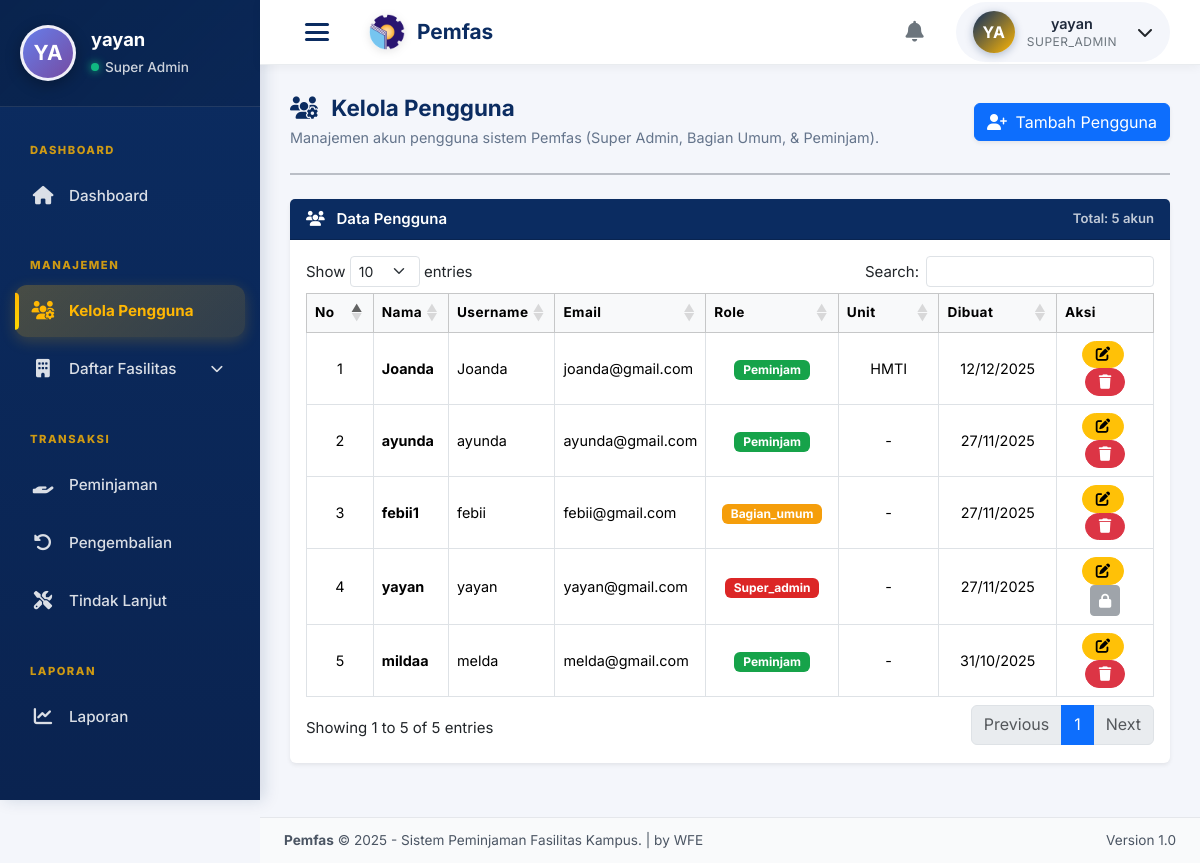
Screenshot of /super_admin/kelola_pengguna.php (signed in) with the database file from the repository.
### tables this page shows
CREATE TABLE `users` (
  `id_user` int(11) NOT NULL,
  `nama` varchar(100) NOT NULL,
  `username` varchar(50) NOT NULL,
  `password` varchar(255) NOT NULL,
  `email` varchar(100) DEFAULT NULL,
  `role` enum('super_admin','bagian_umum','peminjam') DEFAULT 'peminjam',
  `created` timestamp NOT NULL DEFAULT current_timestamp(),
  `last_login` datetime DEFAULT NULL,
  `id_unit` int(11) DEFAULT NULL
);

### super_admin/kelola_pengguna.php (the view, shortened to what this page needs)
<?php
include '../config/koneksi.php';
$unitOptions = [];
$stmtCekUnit = $conn->prepare("SHOW TABLES LIKE 'unit'");
$stmtCekUnit->execute();
$resCekUnit = $stmtCekUnit->get_result();
if ($resCekUnit && $resCekUnit->num_rows > 0) {
    $stmtUnit = $conn->prepare("SELECT id_unit, nama_unit FROM unit ORDER BY nama_unit ASC");
    $stmtUnit->execute();
    $resUnit = $stmtUnit->get_result();
    while ($u = $resUnit->fetch_assoc()) {
        $unitOptions[(int)$u['id_unit']] = $u['nama_unit'];
    }
}
$result = null;
$stmtUsers = $conn->prepare("SELECT * FROM users ORDER BY id_user DESC");
if ($stmtUsers) {
    $stmtUsers->execute();
    $result = $stmtUsers->get_result();
}
include '../includes/admin/header.php';
include '../includes/admin/sidebar.php';
?>
<div id="layoutSidenav_content">
    <?php include '../includes/admin/navbar.php'; ?>
    <main>
        <div class="container-fluid">
            <div class="d-flex justify-content-between align-items-center mb-4">
                <div>
                    <h2 class="fw-bold text-primary mb-1 user-header-title">
                        <i class="fas fa-users-cog me-2"></i>
                        Kelola Pengguna
                    </h2>
                    <p class="text-muted mb-0 user-header-subtitle">
                        Manajemen akun pengguna sistem Pemfas (Super Admin, Bagian Umum, &amp; Peminjam).
                    </p>
                </div>
                <a href="tambah_pengguna.php" class="btn btn-primary shadow-sm">
                    <i class="fas fa-user-plus me-1"></i> Tambah Pengguna
                </a>
            </div>
            <hr class="mt-0 mb-4" style="border-top: 2px solid #0f172a; opacity: .25;">
            <div class="card shadow-sm mb-4 border-0 card-user">
                <div class="card-header bg-primary text-white fw-semibold d-flex justify-content-between align-items-center">
                    <span><i class="fas fa-users me-2"></i> Data Pengguna</span>
                    <span class="small opacity-75">Total: <?= $result ? $result->num_rows : 0; ?> akun</span>
                </div>
                <div class="card-body">
                    <div class="table-responsive">
                        <table id="datatablesSimple" class="table table-bordered table-hover align-middle mb-0">
                            <thead class="table-light">
                                <tr class="text-center">
                                    <th style="width: 50px;">No</th>
                                    <th>Nama</th>
                                    <th>Username</th>
                                    <th>Email</th>
                                    <th style="width: 120px;">Role</th>
                                    <th style="width: 120px;">Unit</th>
                                    <th style="width: 120px;">Dibuat</th>
                                    <th style="width: 130px;">Aksi</th>
                                </tr>
                            </thead>
                            <tbody>
                                <?php if ($result && $result->num_rows > 0):
                                    $no = 1;
                                    while ($row = $result->fetch_assoc()):
                                        $roleBadge = [
                                            'super_admin' => 'danger',
                                            'bagian_umum' => 'warning',
                                            'peminjam'    => 'success'
                                        ][$row['role']] ?? 'secondary';
                                        if (!empty($unitOptions) && isset($unitOptions[(int)$row['id_unit']])) {
                                            $nama_unit = $unitOptions[(int)$row['id_unit']];
                                        } elseif (!empty($row['id_unit'])) {
                                            $nama_unit = 'Unit #' . (int)$row['id_unit'];
                                        } else {
                                            $nama_unit = '-';
                                        }
                                ?>
                                <tr>
                                    <td class="text-center"><?= $no++; ?></td>
                                    <td><strong><?= htmlspecialchars($row['nama']); ?></strong></td>
                                    <td><?= htmlspecialchars($row['username']); ?></td>
                                    <td><?= htmlspecialchars($row['email']); ?></td>
                                    <td class="text-center">
                                        <span class="badge badge-role bg-<?= $roleBadge; ?> text-capitalize">
                                            <?= htmlspecialchars($row['role']); ?>
                                        </span>
                                    </td>
                                    <td class="text-center"><?= htmlspecialchars($nama_unit); ?></td>
                                    <td class="text-center">
                                        <?= $row['created'] ? date('d/m/Y', strtotime($row['created'])) : '-'; ?>
                                    </td>
                                    <td class="text-center">
                                        <button
                                            class="btn btn-sm btn-warning me-1 btn-edit-user"
                                            data-bs-toggle="modal"
                                            data-bs-target="#modalEditUser"
                                            data-id="<?= $row['id_user']; ?>"
                                            data-nama="<?= htmlspecialchars($row['nama'], ENT_QUOTES); ?>"
                                            data-username="<?= htmlspecialchars($row['username'], ENT_QUOTES); ?>"
                                            data-email="<?= htmlspecialchars($row['email'], ENT_QUOTES); ?>"
                                            data-role="<?= htmlspecialchars($row['role'], ENT_QUOTES); ?>"
                                            data-id_unit="<?= (int)$row['id_unit']; ?>"
                                            title="Edit Pengguna"
                                        >
                                            <i class="fas fa-edit"></i>
                                        </button>
                                        <?php if ($row['id_user'] != $id_user_login): ?>
                                        <a href="kelola_pengguna.php?hapus=<?= $row['id_user']; ?>"
                                           class="btn btn-sm btn-danger btn-delete-user"
                                           onclick="return confirm('Yakin ingin menghapus pengguna <?= htmlspecialchars($row['nama']); ?>?')"
                                           title="Hapus Pengguna">
                                            <i class="fas fa-trash"></i>
                                        </a>
                                        <?php else: ?>
                                        <button class="btn btn-sm btn-secondary" disabled title="Tidak bisa hapus diri sendiri">
                                            <i class="fas fa-lock"></i>
                                        </button>
                                        <?php endif; ?>
                                    </td>
                                </tr>
                                <?php endwhile; endif; ?>
                            </tbody>
                        </table>
                    </div>
                </div>
            </div>
        </div>
    </main>
    <footer class="footer-admin">
        <div class="d-flex justify-content-between align-items-center">
            <div>
                <strong>Pemfas</strong> &copy; <?= date('Y'); ?> - Sistem Peminjaman Fasilitas Kampus. | by WFE
            </div>
            <div>
                Version 1.0
            </div>
        </div>
    </footer>
</div>
<?php include '../includes/admin/footer.php'; ?>
<link rel="stylesheet" href="https://cdn.datatables.net/1.13.6/css/dataTables.bootstrap5.min.css">

### assets/css/admin.css (style rules this page uses)
:root { --primary-color: #0b2c61; --secondary-color: #0a2350; --accent-color: #ffb703; --light-bg: #f4f6fb; --dark-text: #1e293b; --muted-text: #64748b; --border-color: #e5e7eb; --success-color: #16a34a; --warning-color: #f59e0b; --danger-color: #dc2626; --info-color: #0dcaf0; --sidebar-width: 260px; --navbar-height: 65px; }
*, *::before, *::after { margin: 0; padding: 0; box-sizing: border-box; }
html { scroll-behavior: smooth; height: 100%; }
body { font-family: 'Inter', 'Poppins', -apple-system, BlinkMacSystemFont, 'Segoe UI', 'Roboto', sans-serif; background: var(--light-bg); color: var(--dark-text); font-size: 15px; line-height: 1.6; overflow-x: hidden; min-height: 100vh; -webkit-font-smoothing: antialiased; -moz-osx-font-smoothing: grayscale; }
#layoutSidenav_content { margin-left: var(--sidebar-width); flex: 1; width: calc(100% - var(--sidebar-width)); min-height: 100vh; display: flex; flex-direction: column; background: var(--light-bg); transition: all 0.3s cubic-bezier(0.4, 0, 0.2, 1); }
main { flex: 1; padding: 30px; width: 100%; background: var(--light-bg); animation: fadeIn 0.5s ease; }
.container-fluid { width: 100%; max-width: 100%; padding: 0 !important; margin: 0 !important; }
.mb-4 { margin-bottom: 24px !important; }
.footer-admin { width: 100%; padding: 20px 30px; background: white; border-top: 1px solid #e9ecef; margin-top: auto; }
.bg-primary { background-color: var(--primary-color) !important; }
.bg-success { background-color: var(--success-color) !important; }
.bg-danger { background-color: var(--danger-color) !important; }
.bg-warning { background-color: var(--warning-color) !important; }
.text-primary { color: var(--primary-color) !important; }
.text-muted { color: var(--muted-text) !important; }

### super_admin/kelola_pengguna.php (style rules this page uses)
.user-header-title { font-size: 1.4rem; }
.user-header-subtitle { font-size: 0.9rem; }
.card-user table thead th { font-size: 0.85rem; text-transform: none; letter-spacing: .03em; }
.card-user table tbody td { font-size: 0.9rem; }
.btn-edit-user, .btn-delete-user { padding: 0.35rem 0.8rem; border-radius: 999px; font-size: 0.85rem; display: inline-flex; align-items: center; justify-content: center; }
.btn-edit-user i, .btn-delete-user i { font-size: 0.9rem; }
.badge-role { font-size: 0.75rem; padding: .25rem .55rem; }
.footer-admin { padding: 0.75rem 1.5rem; border-top: 1px solid #e5e7eb; background-color: #f9fafb; font-size: 0.85rem; color: #4b5563; }

### rows the page displays
users: nama "Joanda", username "Joanda", email "joanda@gmail.com", role "Peminjam", id_unit "HMTI", created "12/12/2025"
users: nama "ayunda", username "ayunda", email "ayunda@gmail.com", role "Peminjam", id_unit "-", created "27/11/2025"
users: nama "febii1", username "febii", email "febii@gmail.com", role "Bagian_umum", id_unit "-", created "27/11/2025"
users: nama "yayan", username "yayan", email "yayan@gmail.com", role "Super_admin", id_unit "-", created "27/11/2025"
users: nama "mildaa", username "melda", email "melda@gmail.com", role "Peminjam", id_unit "-", created "31/10/2025"

### other values shown
$initials "YA"
$namaUser "yayan"
$userInitials "YA"
$role "SUPER_ADMIN"
$result->num_rows "5"
